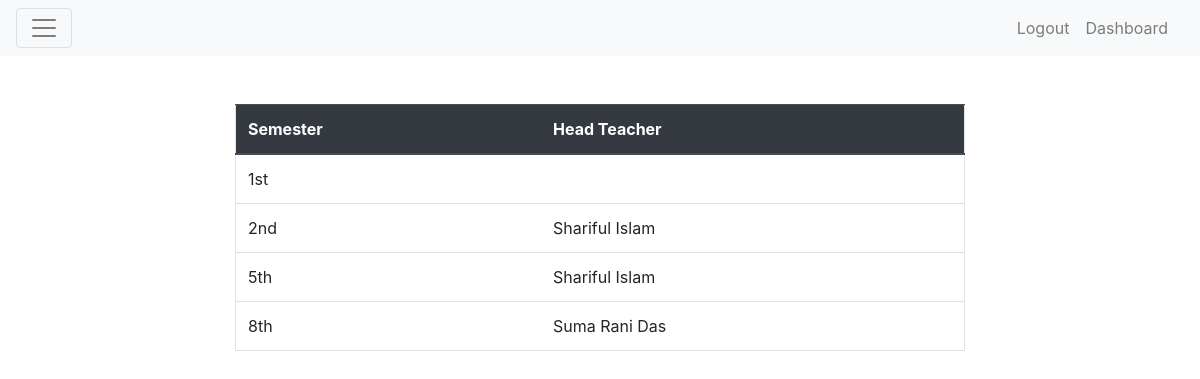
Before: /students/semesters/all/ (signed in) with the older database file.
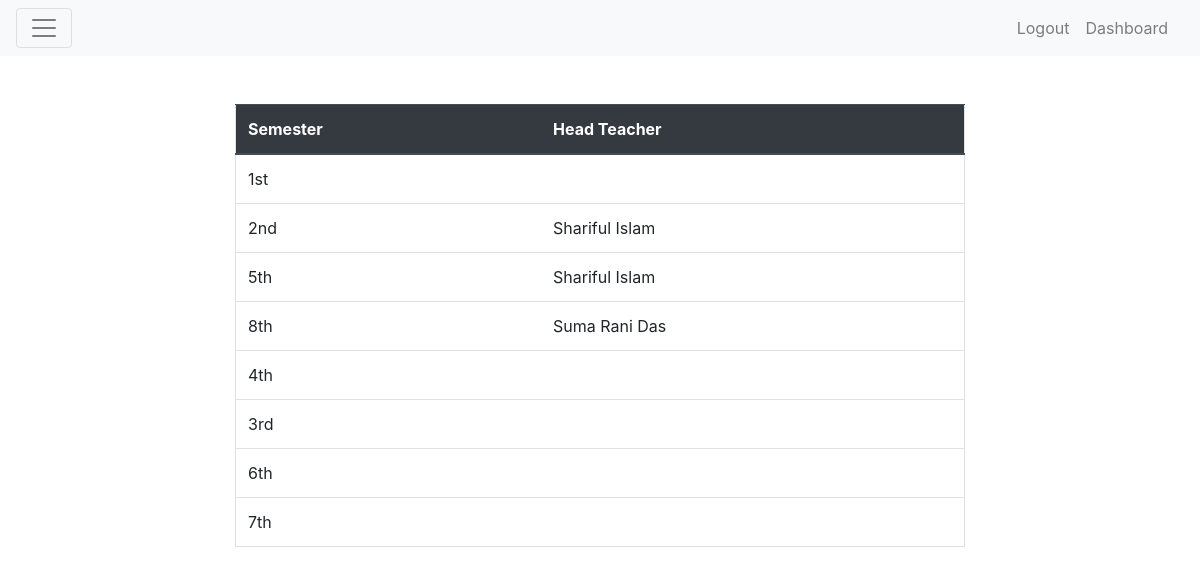
After: the same page with the newer database file.
### students/models.py (models this page shows)
class Semester(models.Model):
    number = models.PositiveIntegerField(unique=True)
    guide = models.ForeignKey(Teacher, on_delete=models.CASCADE, default=None, null=True, blank=True)
    def __str__(self):
        if self.number == 1:
            return '1st'
        if self.number == 2:
            return '2nd'
        if self.number == 3:
            return '3rd'
        if 3 < self.number <= 12:
            return '%sth' % self.number

### teachers/models.py (models this page shows, shortened)
class Teacher(models.Model):
    name = models.CharField(max_length=150)
    date_of_birth = models.DateField(blank=True, null=True)
    designation = models.ForeignKey(Designation, on_delete=models.CASCADE)
    expertise = models.ManyToManyField(to=Topic, blank=True, related_name='expert_in')
    mobile = models.CharField(max_length=11, blank=True, null=True)
    email = models.CharField(max_length=255, blank=True, null=True)
    joining_date = models.DateField(auto_now=True)

### students/views.py (the view)
# urls.py: path('semesters/all/', views.semesters, name='all_semester'),
@login_required
def semesters(request):
    all_sems = Semester.objects.all()
    return render(request, 'students/misc/all_semester.html', {'all_sems': all_sems})

### templates/students/misc/all_semester.html
{% extends 'layout.html' %}
{% block content %}
<div class="container">
  <div class="row justify-content-center my-5">
    <div class="col-8">
      <table class="table border">
        <thead class="thead-dark">
          <tr>
            <th scope="col">Semester</th>
            <th scope="col">Head Teacher</th>
          </tr>
        </thead>
        <tbody>
        {% for semester in all_sems %}
          <tr>
            <td>{{ semester }}</td>
            <td>{{ semester.guide.name }}</td>
          </tr>
        {% endfor %}
        </tbody>
      </table>
    </div>
  </div>
</div>
{% endblock %}

### templates/layout.html (shortened to what this page needs)
{% load static %}
<!DOCTYPE html>
<html lang="en">
<head>
  <link rel="stylesheet" href="{% static 'css/bootstrap.min.css' %}">
  <link rel="stylesheet" href="{% static 'css/main.css' %}">
</head>
<body>
    <div class="pos-f-t">
    <nav class="navbar navbar-light bg-light">
      <button class="navbar-toggler" type="button" data-toggle="collapse" data-target="#navbarToggleExternalContent" aria-controls="navbarToggleExternalContent" aria-expanded="false" aria-label="Toggle navigation">
        <span class="navbar-toggler-icon"></span>
      </button>
      <ul class="navbar-nav ml-auto flex-row">
        {% if not user.is_authenticated %}
        <li class="nav-item mr-3">
          <a class="nav-link" href="{% url 'account:login' %}">Login</a>
        </li>
        <li class="nav-item mr-3">
          <a class="nav-link" href="{% url 'account:register' %}">Register</a>
        </li>
        {% else %}
        <li class="nav-item mr-3">
          <a class="nav-link" href="{% url 'account:logout' %}">Logout</a>
        </li>
        <li class="nav-item mr-3">
          <a class="nav-link" href="{% url 'account:dashboard' %}">
            Dashboard
          </a>
        </li>
        {% endif %}
      </ul>
    </nav>
  </div>
  {% block content %}
  {% endblock %}
</body>
</html>

### static/css/main.css (style rules this page uses)
a { text-decoration: none !important; }

Changed rows visible on the page:
added Semester: number "4th"
added Semester: number "3rd"
added Semester: number "6th"
added Semester: number "7th"
